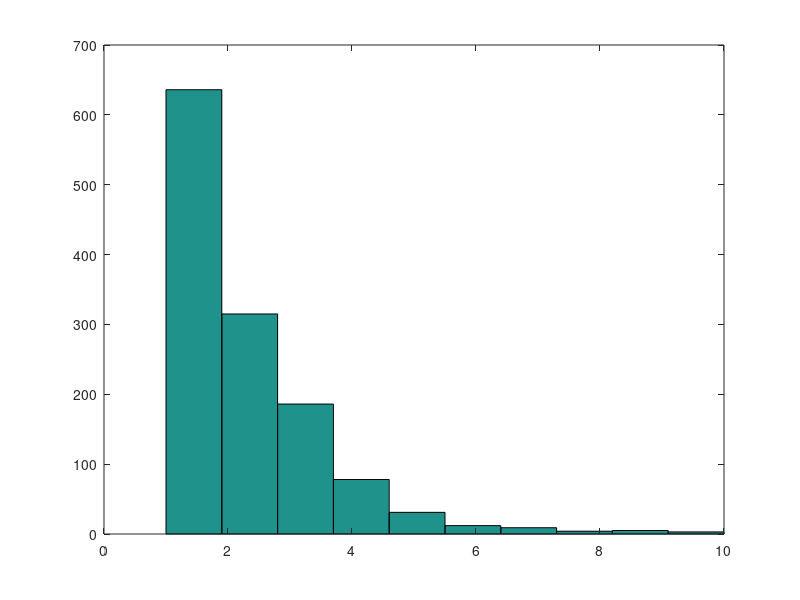

Reproduce this figure in MATLAB.
A = randi([0:1],[5000,1]);
RunMax = 0;
j = 1;
index = 1;
count = 0;
flag = 0; %//  to see if the previous encounter was 0 or 1 
for i = 1 : length(A)
    if A(i) == 1
        count = count + 1;
        if flag == 0 
            index = i;
            flag = 1;
        end
    end
    if A(i) == 0 || i == length(A)
        RunLength(j)= count;
        if count > RunMax
            RunMax = count;
        end
        if flag == 1
            j = j+1;
        end
        flag = 0;
        count = 0;
    end
end
RunMax;   % Longest Run of Heads %
hist(RunLength)

